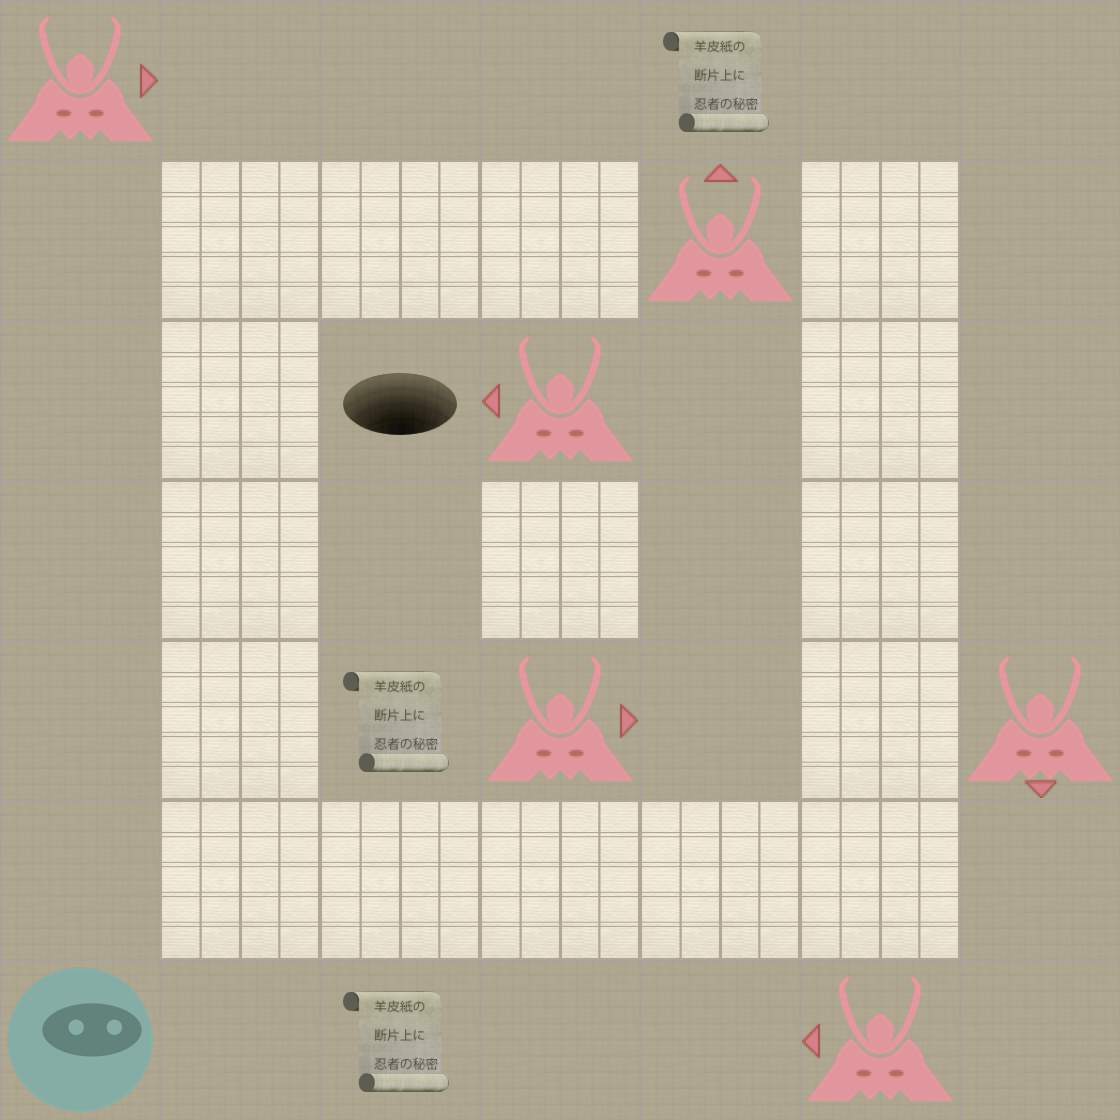

A 2D game scene composited from a Tiled map and its tileset images. What follows is a short description and the map's XML, with each tile layer's data collapsed to a summary:
An orthogonal 7x7 tile map with 160x160 px tiles, 2 tile layers (Level, Actors).

<map version="1.0" orientation="orthogonal" width="7" height="7" tilewidth="160" tileheight="160">
 <properties>
  <property name="moves" value="22" />
 </properties>
 <tileset firstgid="1" name="tiles" tilewidth="160" tileheight="160" spacing="2" margin="2">
  <image source="tiles-ipadhd.png" width="1024" height="1024" />
  <tile id="0">
   <properties>
    <property name="actor" value="exit" />
   </properties>
  </tile>
  <tile id="2">
   <properties>
    <property name="actor" value="guard" />
    <property name="direction" value="down" />
   </properties>
  </tile>
  <tile id="3">
   <properties>
    <property name="actor" value="guard" />
    <property name="direction" value="left" />
   </properties>
  </tile>
  <tile id="4">
   <properties>
    <property name="actor" value="guard" />
    <property name="direction" value="right" />
   </properties>
  </tile>
  <tile id="5">
   <properties>
    <property name="actor" value="guard" />
    <property name="direction" value="up" />
   </properties>
  </tile>
  <tile id="7">
   <properties>
    <property name="actor" value="player" />
   </properties>
  </tile>
  <tile id="8">
   <properties>
    <property name="actor" value="scroll" />
   </properties>
  </tile>
  <tile id="9">
   <properties>
    <property name="wall" value="1" />
   </properties>
  </tile>
 </tileset>
 <layer name="Level" width="7" height="7">
  <data>[49 cells, 49 non-empty, 2 distinct tile ids]</data>
 </layer>
 <layer name="Actors" width="7" height="7">
  <data>[49 cells, 11 non-empty, 7 distinct tile ids]</data>
 </layer>
</map>
